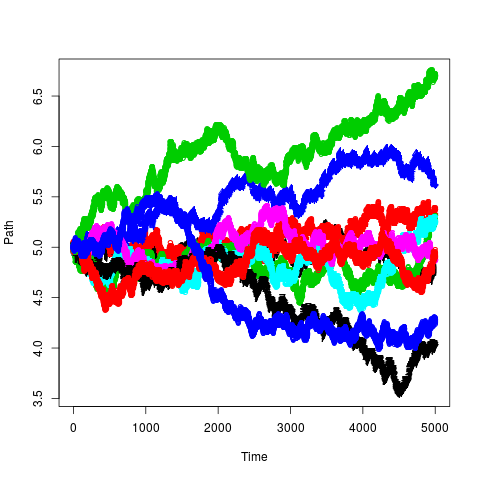

Here is the R script that generated this plot:
paths<-10
count<-5000
interval<-5/count
sd<-0.3
mean<-0.06
main_sample<-matrix(0,nrow=(count+1), ncol=paths)
png("question2.png")
for(i in 1:paths){
	main_sample[1,i]<-5
	z_sample<-rnorm(count+1)
	for(j in 2:(count+1)){
		main_sample[j,i]<-main_sample[j-1,i]+mean*(interval)+((interval)^.5)*z_sample[j]*sd
	}
}
cat("E[W(2)] = ",mean(main_sample[2001,]),"\n")
cat("E[W(5)] = ",mean(main_sample[5001,]),"\n")
matplot(main_sample,xlab="Time",ylab="Path")